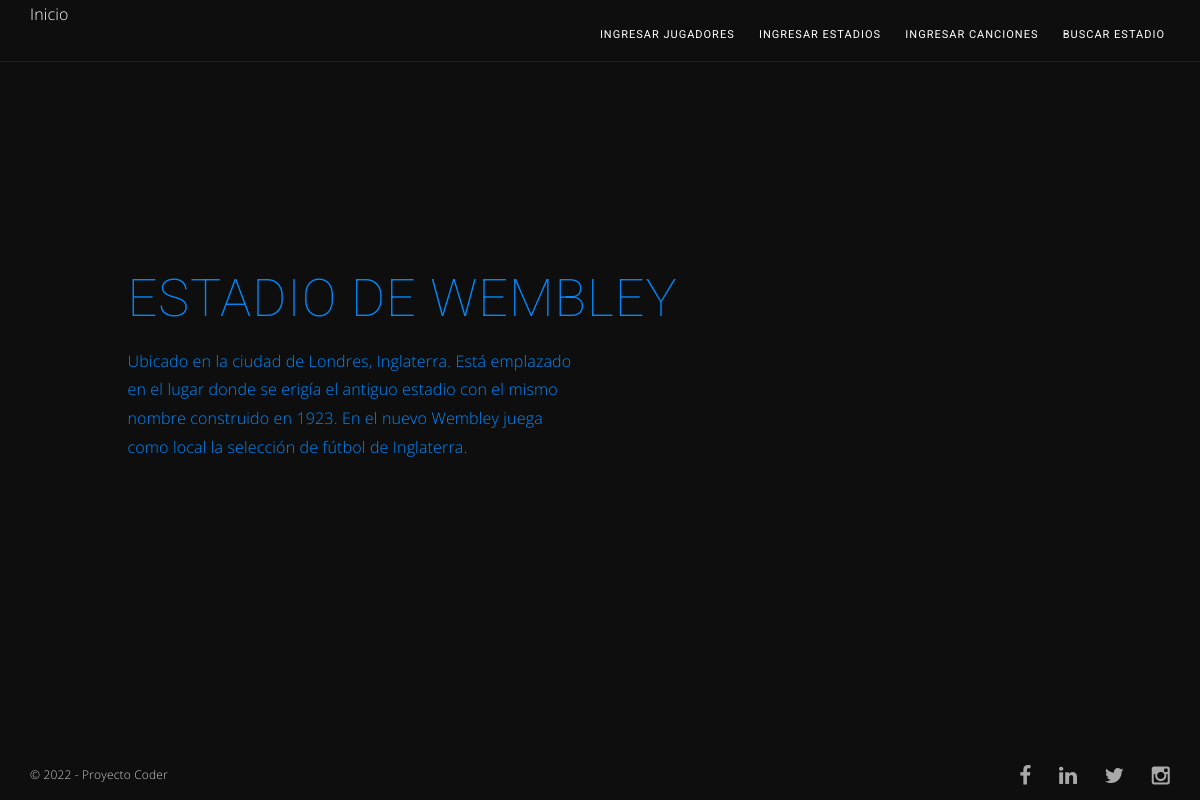
Screenshot of /app-mundiales/detalleEstadios/1 with the database file from the repository.
### App_Mundiales/models.py (models this page shows)
class Estadio(models.Model):
    nombre = models.CharField(max_length=50)
    capacidad = models.IntegerField(blank=True, null=True)
    ciudad = models.CharField(max_length=50)
    descripcion = models.TextField()
    video_url = models.URLField(blank=True, null=True)

### App_Mundiales/views.py (the view)
# urls.py: path('detalleEstadios/<int:pk>', EstadioDetail.as_view(), name="DetalleEstadios"),
class EstadioDetail(DetailView):
    model = Estadio
    template_name = 'pagina_estadio.html'
    context_object_name = 'estadio'

### App_Mundiales/templates/pagina_estadio.html
{% extends 'padre.html' %}
{% load static %}
{% block contenido %}
<section class='about section'>
    <div class='overlay'></div>
    <div class='container'>
      <div class='row'>
        <div class='col-md-10 col-md-offset-1'>
          <div class='hero-content'>
            <h1 class='section-title text-left'>
                {{estadio.nombre}}
            </h1>
          </div>
          <div class='row mg-b'>
            <div class='col-sm-6'>
              <div class='mg-b'>
                <p>
                    {{estadio.descripcion}}
                </p>
              </div>
            </div>
          </div>
        </div>
      </div>
    </div>
  </section>
{% endblock contenido %}

### App_Mundiales/static/css/style.css (style rules this page uses)
body { color: #0089ff; font-family: "Open Sans", sans-serif; line-height: 1.8; font-size: 16px; letter-spacing: 0.01em; position: relative; background-color: #333; font-weight: 300; }
h1, h2, h3, h4, h5 { margin: 0 0 16px; padding: 0; letter-spacing: 0.02em; font-family: "Roboto", sans-serif; line-height: 1.2; }
h1 { font-size: 36px; }
@media (min-width: 768px) { h1 { font-size: 52px; } }
p { margin: 0px 0px 20px; }
.overlay { height: auto; left: 0; right: 0; bottom: 0; top: 0; position: absolute; z-index: 1; width: auto; }
.overlay:before { content: ''; position: absolute; height: 100%; width: 100%; left: 0; top: 0; z-index: 0; background-color: rgba(0, 0, 0, 0.72); }
.section-title { font-weight: 100; text-align: center; text-transform: uppercase; }
.section-title.text-left { text-align: left; }
section .container { position: relative; z-index: 12; }
.mg-b { margin-bottom: 25px; }
@media (min-width: 768px) { .mg-b { margin-bottom: 35px; } }

### rows the page displays
Estadio: nombre "ESTADIO DE WEMBLEY", descripcion "Ubicado en la ciudad de Londres, Inglaterra. Está emplazado en el lugar donde se erigía el antiguo estadio con el mismo nombre construido en 1923. En el nuevo Wembley juega como local la selección de fútbol de Inglaterra."
